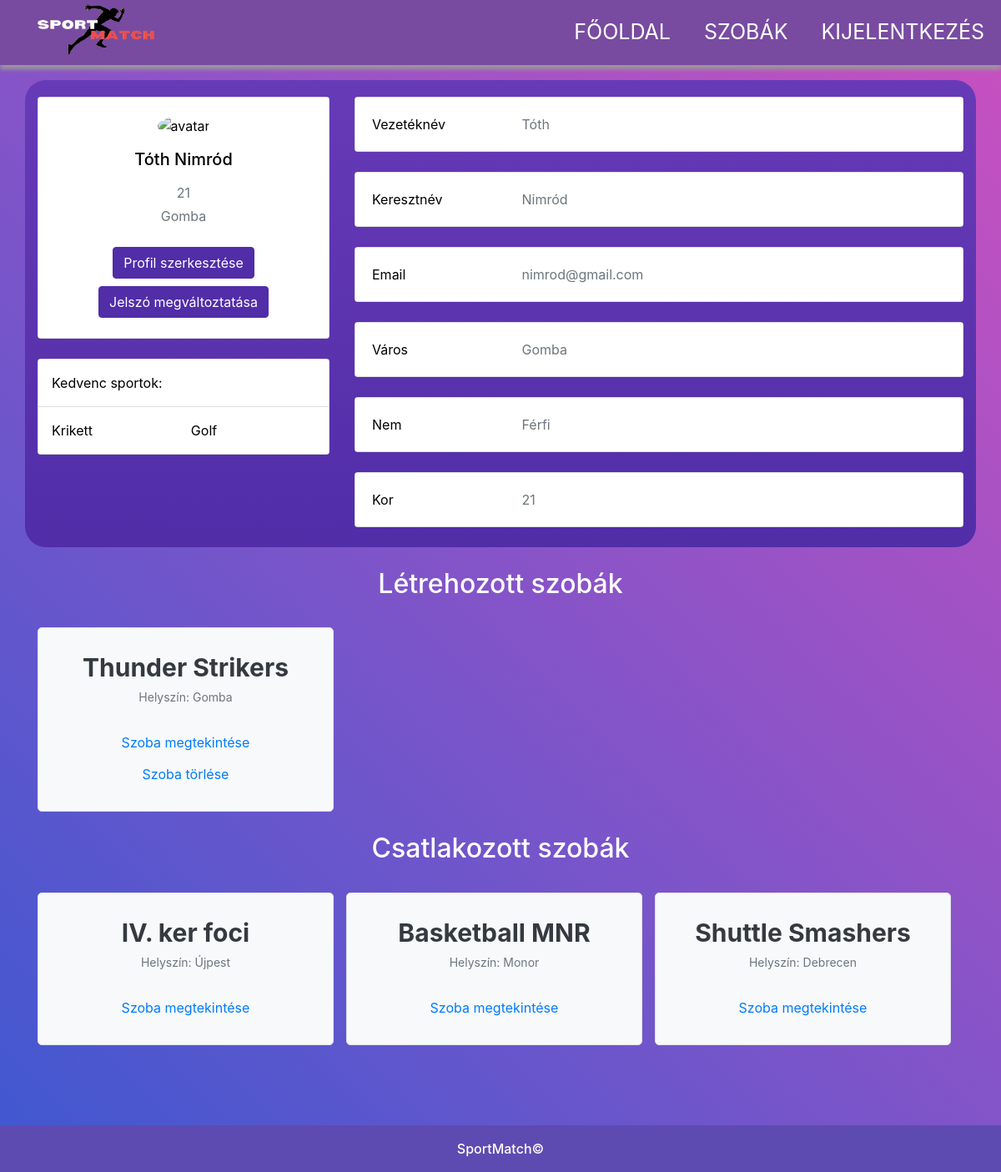
The app's page /profil.php (signed in) with its own data.
### tables this page shows
CREATE TABLE `users` (
  `id` int(11) NOT NULL,
  `lastname` varchar(100) NOT NULL,
  `firstname` varchar(100) NOT NULL,
  `nem` varchar(100) NOT NULL,
  `password` varchar(100) NOT NULL,
  `email` varchar(100) NOT NULL,
  `age` int(11) NOT NULL,
  `city` varchar(100) NOT NULL,
  `sport1` varchar(100) NOT NULL,
  `sport2` varchar(100) NOT NULL,
  `sport3` varchar(100) NOT NULL
);

CREATE TABLE `rooms` (
  `id` int(11) NOT NULL,
  `name` varchar(100) NOT NULL,
  `type` varchar(100) NOT NULL,
  `hely` varchar(100) NOT NULL,
  `sport` varchar(100) NOT NULL,
  `creator` varchar(100) NOT NULL,
  `description` varchar(1000) NOT NULL
);

### profil.php (the view, shortened to what this page needs)
<!DOCTYPE html>
<html lang="hu">
<head>
    <link rel="stylesheet" href="https://maxcdn.bootstrapcdn.com/bootstrap/4.5.2/css/bootstrap.min.css">
	<link rel="stylesheet" href="assets/css/profil.css">
</head>
<body>
    <?php
    require 'config.php';
    if (isset($_COOKIE['email'])) {
        $email = $conn->real_escape_string($_COOKIE['email']);
        $sql = "SELECT * FROM users WHERE email = '$email'";
        $result = $conn->query($sql);
        if ($result->num_rows > 0) {
            $user = $result->fetch_assoc();
    ?>
    <nav id="nav-box">
        <ul>
            <li><img class="menu-left" src="imgs/kepppp.png" alt="logo" width="150" height="70"></li>
            <li><a href="logout.php?logout=1" class="menu-right">Kijelentkezés</a></li>
            <li class="menu_li"><a href="rooms.php?userid=<?= $_COOKIE['felhasznalonev'] ?>" class="menu-right">Szobák</a></li>
            <li><a href="index.php?userid=<?= $_COOKIE["felhasznalonev"] ?>" class="menu-right">Főoldal</a></li>
        </ul>
    </nav><br><br>
            <section class>
            <div class="row">
                <div class="container py-5">
                    <div class="row"  id="sportbg">
                        <div class="col-lg-4 paddingtop">
                            <div class="card mb-4">
                                <div class="card-body text-center">
                                <?php if ($user['nem'] === 'Férfi'): ?>
                                    <img src="https://mdbcdn.b-cdn.net/img/Photos/new-templates/bootstrap-chat/ava3.webp"
                                        alt="avatar" class="rounded-circle img-fluid" style="width: 150px;">
                                <?php else: ?>
                                    <img src="https://mdbcdn.b-cdn.net/img/Photos/new-templates/bootstrap-chat/ava4.webp"
                                        alt="avatar" class="rounded-circle img-fluid" style="width: 150px;">
                                <?php endif; ?>
                                    <h5 class="my-3"><?= $user['lastname'] ?> <?= $user['firstname'] ?></h5>
                                    <p class="text-muted mb-1"><?= $user['age'] != 0 ? $user['age'] : "Nincs megadva kor" ?></p>
                                    <p class="text-muted mb-4"><?= $user['city'] ?></p>
                                    <div class="d-flex justify-content-center mb-2">
                                        <a href="bovit.php?userid=<?= $_COOKIE['felhasznalonev'] ?>"><button type="button" class="btn btn-purple">Profil szerkesztése</button></a>
                                    </div>
                                    <div class="d-flex justify-content-center mb-1">
                                        <a href="passchange.php?userid=<?= $_COOKIE['felhasznalonev'] ?>"><button type="button" class="btn btn-purple">Jelszó megváltoztatása</button></a>
                                    </div>
                                </div>
                            </div>
                            <div class="card mb-4 mb-lg-0">
                                <div class="card-body p-0">
                                    <ul class="list-group list-group-flush rounded-3">
                                        <li class="list-group-item d-flex justify-content-between align-items-center p-3">
                                            <p class="mb-0">Kedvenc sportok:</p>
                                        </li>
                                        <li class="list-group-item d-flex justify-content-between align-items-center p-3">
                                            <p class="mb-0"><?= $user['sport1'] ?></p>
                                            <p class="mb-0"><?= $user['sport2'] ?></p>
                                        </li>
                                    </ul>
                                </div>
                            </div>
                        </div>
                        <div class="col-lg-8 paddingtop">
                            <div class="card mb-4">
                                <div class="card-body">
                                    <div class="row">
                                        <div class="col-sm-3">
                                            <p class="mb-0">Vezetéknév</p>
                                        </div>
                                        <div class="col-sm-9">
                                            <p class="text-muted mb-0"><?= $user['lastname'] ?></p>
                                        </div>
                                    </div>
                                </div>
                            </div>
                            <div class="card mb-4">
                                <div class="card-body">
                                    <div class="row">
                                        <div class="col-sm-3">
                                            <p class="mb-0">Keresztnév</p>
                                        </div>
                                        <div class="col-sm-9">
                                            <p class="text-muted mb-0"><?= $user['firstname'] ?></p>
                                        </div>
                                    </div>
                                </div>
                            </div>
                            <div class="card mb-4">
                                <div class="card-body">
                                    <div class="row">
                                        <div class="col-sm-3">
                                            <p class="mb-0">Email</p>
                                        </div>
                                        <div class="col-sm-9">
                                            <p class="text-muted mb-0"><?= $user['email'] ?></p>
                                        </div>
                                    </div>
                                </div>
                            </div>
							<div class="card mb-4">
								<div class="card-body">
									<div class="row">
										<div class="col-sm-3">
											<p class="mb-0">Város</p>
										</div>
										<div class="col-sm-9">
											<p class="text-muted mb-0"><?= $user['city'] ?></p>
										</div>
									</div>
								</div>
							</div>
                            <div class="card mb-4">
                                <div class="card-body">
                                    <div class="row">
                                        <div class="col-sm-3">
                                            <p class="mb-0">Nem</p>
                                        </div>
                                        <div class="col-sm-9">
                                            <p class="text-muted mb-0"><?= $user['nem'] ?></p>
                                        </div>
                                    </div>
                                </div>
                            </div>
                            <div class="card mb-4">
                                <div class="card-body">
                                    <div class="row">
                                        <div class="col-sm-3">
                                            <p class="mb-0">Kor</p>
                                        </div>
                                        <div class="col-sm-9">
                                            <?php if ($user['age'] != 0): ?>
                                                <p class="text-muted mb-0"><?= $user['age'] ?></p>
                                            <?php else: ?>
                                                <p class="text-muted mb-0">Nincs megadva kor</p>
                                            <?php endif; ?>
                                        </div>
                                    </div>
                                </div>
                            </div>
                        </div>
                    </div>
                    <div class="inner-box">
    <?php
    $bejelentkezett_email = $conn->real_escape_string($_COOKIE['email']);
    $ellenorzes_lekerdezes = "SELECT COUNT(*) as count FROM rooms WHERE creator = '$bejelentkezett_email'";
    $ellenorzes_talalat = $conn->query($ellenorzes_lekerdezes);
    $row = $ellenorzes_talalat->fetch_assoc();
    $letrehozott_szobak_szama = $row['count'];
    if ($letrehozott_szobak_szama > 0) {
    ?>
        <h2 style="text-align: center">Létrehozott szobák</h2>
        <div class="items-box">
            <?php
            $lekerdezes = "SELECT * FROM rooms WHERE creator = '$bejelentkezett_email'";
            $talalt_szoba = $conn->query($lekerdezes);
            while($szoba = $talalt_szoba->fetch_assoc()){
            ?>
                <div class="item-frame">
                    <div class="item-card">
                        <div class="about-item">
                            <a class="item-name"><?= $szoba['name']; ?></a><br>
                            <a class="item-sizes">Helyszín: <?= $szoba['hely']; ?></a><br><br>
							<button type="button" class="btn btn-link" onclick="seeRoom('<?= $szoba['id']; ?>')">Szoba megtekintése</button>
                            <button type="button" class="btn btn-link" onclick="confirmDelete('<?= $szoba['id']; ?>')">Szoba törlése</button>
                        </div>
                    </div>
                </div>
            <?php } ?>
        </div>
    <?php } else { ?>
    <?php } ?>
</div>
    <div class="inner-box">
        <?php
        $bejelentkezett_email = $conn->real_escape_string($_COOKIE['email']);
        $ellenorzes_lekerdezes = "SELECT COUNT(*) as count FROM users_in_room WHERE user_id = (SELECT id FROM users WHERE email = '$bejelentkezett_email')";
        $ellenorzes_talalat = $conn->query($ellenorzes_lekerdezes);
        $row = $ellenorzes_talalat->fetch_assoc();
        $csatlakozott_szobak_szama = $row['count'];
        if ($csatlakozott_szobak_szama > 0) {
        ?>
            <h2 style="text-align: center">Csatlakozott szobák</h2>
            <div class="items-box">
                <?php
                $lekerdezes = "SELECT r.* FROM rooms r
                            JOIN users_in_room uir ON r.id = uir.room_id
                            WHERE uir.user_id = (SELECT id FROM users WHERE email = '$bejelentkezett_email')";
                $talalt_szoba = $conn->query($lekerdezes);
                while($szoba = $talalt_szoba->fetch_assoc()){
                ?>
                    <div class="item-frame">
                        <div class="item-card">
                            <div class="about-item">
                                <a class="item-name"><?= $szoba['name']; ?></a><br>
                                <a class="item-sizes">Helyszín: <?= $szoba['hely']; ?></a><br><br>
								<button type="button" class="btn btn-link" onclick="seeRoom('<?= $szoba['id']; ?>')">Szoba megtekintése</button>
                            </div>
                        </div>
                    </div>
                <?php } ?>
            </div>
        <?php } else { ?>
        <?php } ?>
    </div>
        <br><br>
    </section>
    <?php
        } else {
            echo "Hiba: Felhasználó nem található.";
        }
    } else {
        echo "Hiba: Hiányzó e-mail cím a cookie-ban.";
    }
    ?>
    <div class="footer"><span>SportMatch©</span></div>
</body>
</html>

### assets/css/profil.css (style rules this page uses)
:root { --text-primary: #333; --text-match-button: #00B6FF; --button-color-primary: #00B6FF; --shadow: #999; --scrollbar-track: #dedede; --scrollbar-hover: #009FDF; --content-width: 1200px; }
html { height: 100%; }
section { background: linear-gradient(-135deg, #c850c0, #4158d0); }
a { color: #fff; font-size: 25px; text-decoration: inherit; }
#sportbg { background: linear-gradient(#673AB7, #512DA8); border-radius: 25px; }
.paddingtop { padding-top: 20px; }
.card-body, .list-group-flush>.list-group-item { color: black; background-color: #fff; }
.btn-purple { background-color: #512DA8; border-color: #512DA8; color: #fff; }
h2 { color: white; padding: 25px; }
.items-box { display: flex; flex-wrap: wrap; gap: 15px; }
.item-frame { width: calc(33.3333% - 15px); box-sizing: border-box; position: relative; }
.item-card { background-color: #f8f9fa; border: 1px solid #dee2e6; border-radius: 5px; padding: 25px; height: 100%; position: relative; overflow: hidden; text-align: center; }
.item-name { font-size: 30px; font-weight: bold; color: #343a40; text-decoration: none; }
.item-sizes { font-size: 14px; color: #6c757d; text-decoration: none; }
@media (max-width: 1200px) { .inner-box { width: 100%; } }
nav { position: fixed; top: 0; left: 0; width: 100%; z-index: 1000; background: #784ba0; box-shadow: 0px 5px 5px var(--shadow); }
nav ul { max-width: var(--content-width); margin: 0px auto; list-style-type: none; }
nav ul li a { font-size: 25px; text-transform: uppercase; text-decoration: none; color: #fff; padding: 20px; }
nav ul li .menu-left { float: left; padding: 5px; }
nav li .menu-right { float: right; }
.footer { position: relative; bottom: 0; left: 0; right: 0; padding: 1rem; background: #5E4BB1; color: white; font-weight: 500; display: flex; justify-content: center; align-items: center; gap: 0.2rem; }

### records on screen
users: lastname "Tóth", firstname "Nimród", age "21", city "Gomba", sport1 "Krikett", sport2 "Golf", email "nimrod@gmail.com", nem "Férfi"
rooms: name "Thunder Strikers", hely "Gomba"
rooms: name "IV. ker foci", hely "Újpest"
rooms: name "Basketball MNR", hely "Monor"
rooms: name "Shuttle Smashers", hely "Debrecen"
